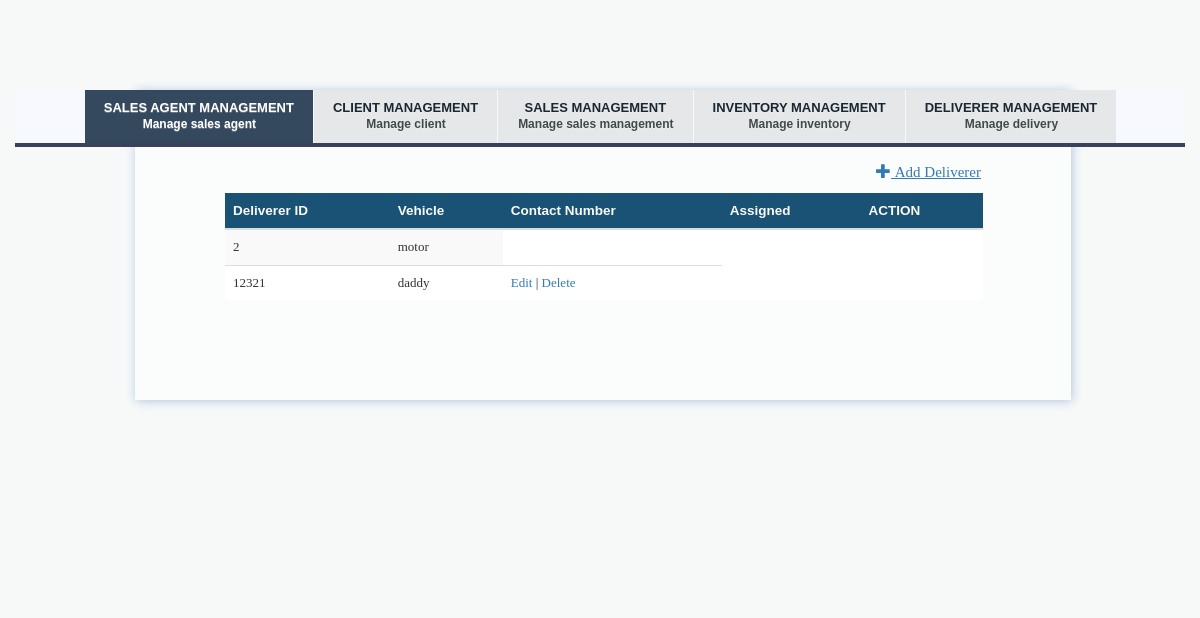
Page /index.php/knoxville/viewDeliverer on the earlier database version.
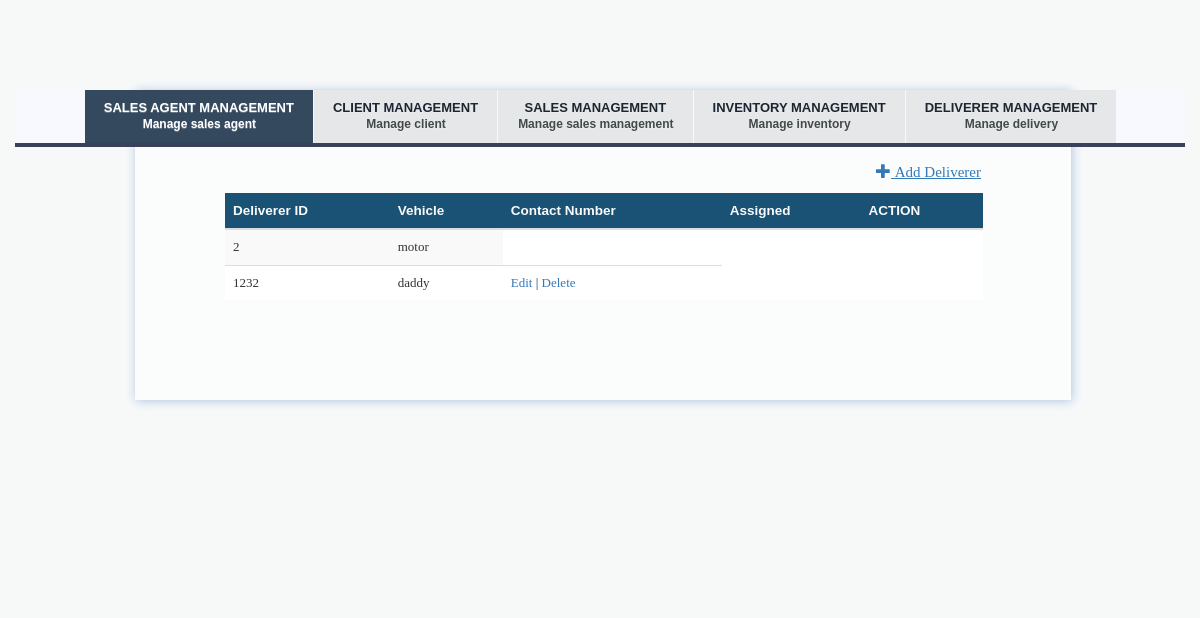
Same page on the later database version.
### tables this page shows
CREATE TABLE `deliverer` (
  `delivererID` int(11) NOT NULL,
  `vehicle` varchar(30) NOT NULL,
  `contact_no` int(11) NOT NULL,
  `assigned` varchar(30) NOT NULL
);

### application/controllers/knoxville.php (called while the page is built, shortened)
<?php
class Knoxville extends CI_Controller {
    public function __construct(){
        $this->load->model('client_model','Client');
        $this->load->model('sales_agent_model','SalesAgent');
		$this->load->model('order_model','Order');
		$this->load->model('item_model','Item');
		$this->load->model('transaction_model','Transaction');
		$this->load->model('deliverer_model','Deliverer');
		$this->load->model('shipment_model','Shipment');
    }
    public function viewDeliverer(){
        $result_array = $this->Deliverer->read();
        $data['deliverer'] = $result_array;
		$header_data['title'] = "View Deliverers";
		$this->load->view('include/header',$header_data);
        $this->load->view('deliverer_view',$data);
    }
}

### index.php (called while the page is built, shortened)
<?php
require_once BASEPATH.'core/CodeIgniter.php';

### application/models/deliverer_model.php (called while the page is built, shortened)
<?php
class Deliverer_model extends CI_Model {
    private $table = 'deliverer';
    function read($condition=null){
        $this->db->select('*');
        $this->db->from($this->table);
        $query = $this->db->get();
        if($query->num_rows()>0)
            return $query->result_array();
        else
            return false;
    }
}
?>

### application/views/deliverer_view.php (the view)
<!DOCTYPE html>
<div class="tab-content">
	<a href="<?php echo base_url('knoxville/addDeliverer')?>" class="addLink"><span class="glyphicon glyphicon-plus"> </span>&nbsp;Add Deliverer</a>
<div class="table-responsive table">
    <table class="table table-striped">
                <thead>
                    <tr id="trHead">
						<th>Deliverer ID</th>
						<th>Vehicle</th>
						<th>Contact Number</th>
						<th>Assigned</th>
						<th>ACTION</th>
					</tr>
				</thead>
        <tbody>
            <?php
                foreach($deliverer as $c){
                    echo "<tr><td>".$c['delivererID']."</td><td>".$c['vehicle']."<tr><td>".$c['contact_no']."</td><td>".$c['assigned']
                    .'</td><td><a href="'.base_url('knoxville/updateDeliverer/'.$c['delivererID']).'">Edit</a> | <a href="'.base_url('knoxville/delDeliverer/'.$c['delivererID']).'">Delete</a></td></tr>';
                }
            ?>
        </tbody>
    </table>
    </div>
</div>
</body>
</html>

Differences in the rows shown:
changed deliverer "motor": contact_no "12321" → "1232"
